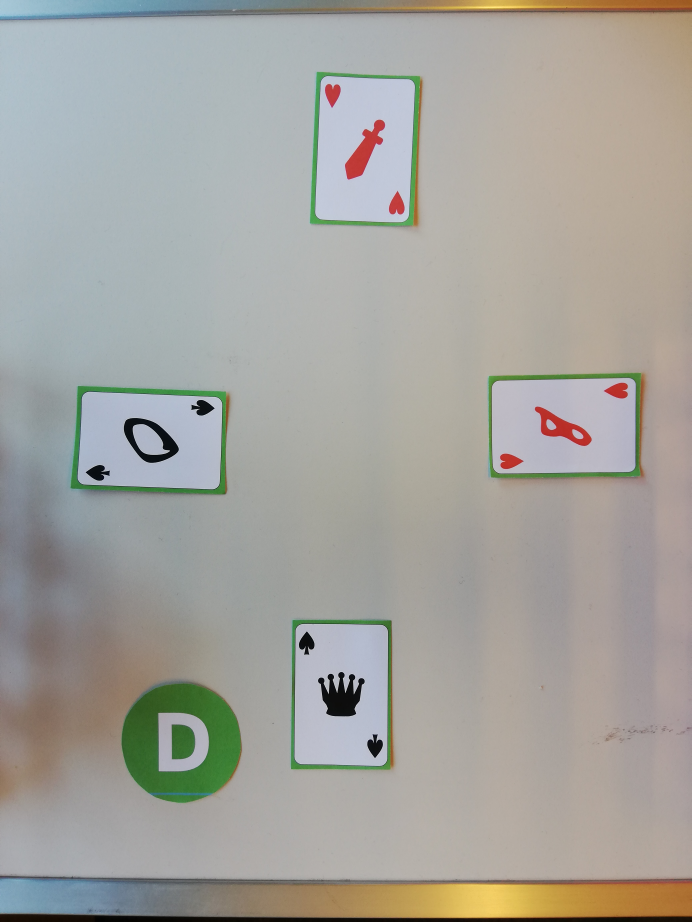
#> input picture Project/Alexander/train_games/game1/1.jpg, 3456 x 4608 px, given in place of 8.jpg, which was not available (shown at 1/5 size)
$ python test.py
#> lines starting #> are read from the running program, lines starting #| are printed output that depends on the picture; after the words box and inside, x2 and y2 are one past the last pixel; in counts of white or black regions, pixels touching at a corner belong together; pictures that were not available may be replaced by others from this repository, and a replacement may not be noted
### Project/functional.py
import numpy as np
import cv2
import matplotlib.pyplot as plt


def contour_finder(img):
    img=normalize(img[100:-300,:,:])
    #img_gray = cv2.cvtColor(img, cv2.COLOR_BGR2GRAY)
    img_gray=img[:,:,2]
    ksize=3
    ##sigma=0.3*((ksize-1)*0.5 - 1) + 0.8
    #filter=wiener_filter(img_gray,kernel=cv2.getGaussianKernel(ksize,sigma),K=10)
    filter = cv2.medianBlur(img_gray,5)
    #filter= cv2.bilateralFilter(img_gray,9,75,75)
    #plt.imshow(filter,cmap='gray')
    #plt.show()
    edges= cv2.Canny(filter,100,200)
    #plt.imshow(edges,cmap='gray')
    #plt.show()
    edges=highpass(edges.copy(),3)
    plt.imshow(edges,cmap='gray')
    plt.show()

    # find the contours from the thresholded image
    contours, _ = cv2.findContours(edges, cv2.RETR_EXTERNAL, cv2.CHAIN_APPROX_SIMPLE )
    contours = sorted(contours, key=cv2.contourArea,reverse=True)

    # draw all contours
    image_cont = cv2.drawContours(img.copy(), contours, -1, (255, 0, 0), 30)


    return img,contours, image_cont

def highpass(img, sigma):
    return img - cv2.GaussianBlur(img, (0,0), sigma)

def find_players(contours,img,game,pic):
    idx=0
    classes=[]
    cards=[]
    for cnt in contours[0:5]:
        idx+=1
        x, y, w, h = cv2.boundingRect(cnt)
        classes=img[y:y + h, x:x + w]
        cards.append(card( x, y, w, h))
        #plt.imshow(classes)
        #plt.show()
        #cv2.imwrite(str(idx) + '.png', classes)

    centers=cards[0].center()
    for crd in cards[1:-1]:
        centers=np.vstack((centers,crd.center()))

    idx_y_min=np.argmin(centers[:,1])
    idx_y_max=np.argmax(centers[:,1])
    idx_x_min=np.argmin(centers[:,0])
    idx_x_max=np.argmax(centers[:,0])

    cards[idx_y_max].player='Player 1'
    cards[idx_y_max].contour=contours[idx_y_max]
    cards[idx_x_max].player='Player 2'
    cards[idx_x_max].contour=contours[idx_x_max]
    cards[idx_y_min].player='Player 3'
    cards[idx_y_min].contour=contours[idx_y_min]
    cards[idx_x_min].player='Player 4'
    cards[idx_x_min].contour=contours[idx_x_min]
    cards[-1].player='Dealer'
    cards[-1].contour=contours[5]
    # [4 lines of commented-out code are left out]

    font = cv2.FONT_HERSHEY_SIMPLEX
    image=img.copy()
    Players=['Player 1', 'Player 2', 'Player 3','Player 4', 'Dealer']
    IDX=[idx_y_max,idx_x_max, idx_y_min, idx_x_min, -1]

    p=0
    for i in IDX:
        if p==0:
            loc_text=(cards[i].center()-[cards[i].w/2,500]).astype(int)
        elif p==1 or p==3 or p==2:
            loc_text=(cards[i].center()+[-cards[i].w/2,cards[i].h]).astype(int)
        elif p==4:
            loc_text=(cards[i].center()-[cards[i].w,400]).astype(int)

        cv2.putText(image,Players[p],tuple(loc_text), font, 5,(0,0,0),20)
        p+=1
        cv2.rectangle(image, (cards[i].x, cards[i].y),(cards[i].x+cards[i].w,cards[i].y+cards[i].h), (255,0,0), 50)

    plt.imshow(image)
    plt.title('Game{0} Pic {1}'.format(game,pic))
    plt.show()

    return cards


def normalize(arr):
    """
    Linear normalization
    http://en.wikipedia.org/wiki/Normalization_%28image_processing%29
    """
    arr = arr.astype('float')

    for i in range(3):
        minval = arr[...,i].min()
        maxval = arr[...,i].max()
        if minval != maxval:
            arr[...,i] -= minval
            arr[...,i] *= (255.0/(maxval-minval))
    return arr.astype('uint8')

# [9 lines left out: function wiener_filter, not called in this run]

class card:
    def __init__(self,x,y,w,h):
        self.x=x
        self.y=y
        self.w=w
        self.h=h
        self.player=None
        self.contour=None
        self.main_colour = None

    def center(self)-> np.array:
        center=np.array([self.x + self.w/2,self.y + self.h/2])
        return center

    def set_player(self,player:str):
        self.player=player


### Project/Alexander/test.py
import matplotlib.pyplot as plt
import matplotlib.image as mpimg
import numpy as np
import cv2
from functional import *
game,i=4,8 #3,1  4,8 5,3. 5,7 5,8 6,1 6,8
img=cv2.imread("train_games/game{0}/{1}.jpg".format(game,i))
#> img is the input picture: shape (4608, 3456, 3); mean B, G, R 157.5, 163.2, 164.5

img,contours, image_cont=contour_finder(img)
#> the loop in normalize, `for i in range(3):` made 3 passes
#> maxval on passes 1 to 3: 255, 253, 255
#> in contour_finder, `edges= cv2.Canny(filter,100,200)`:
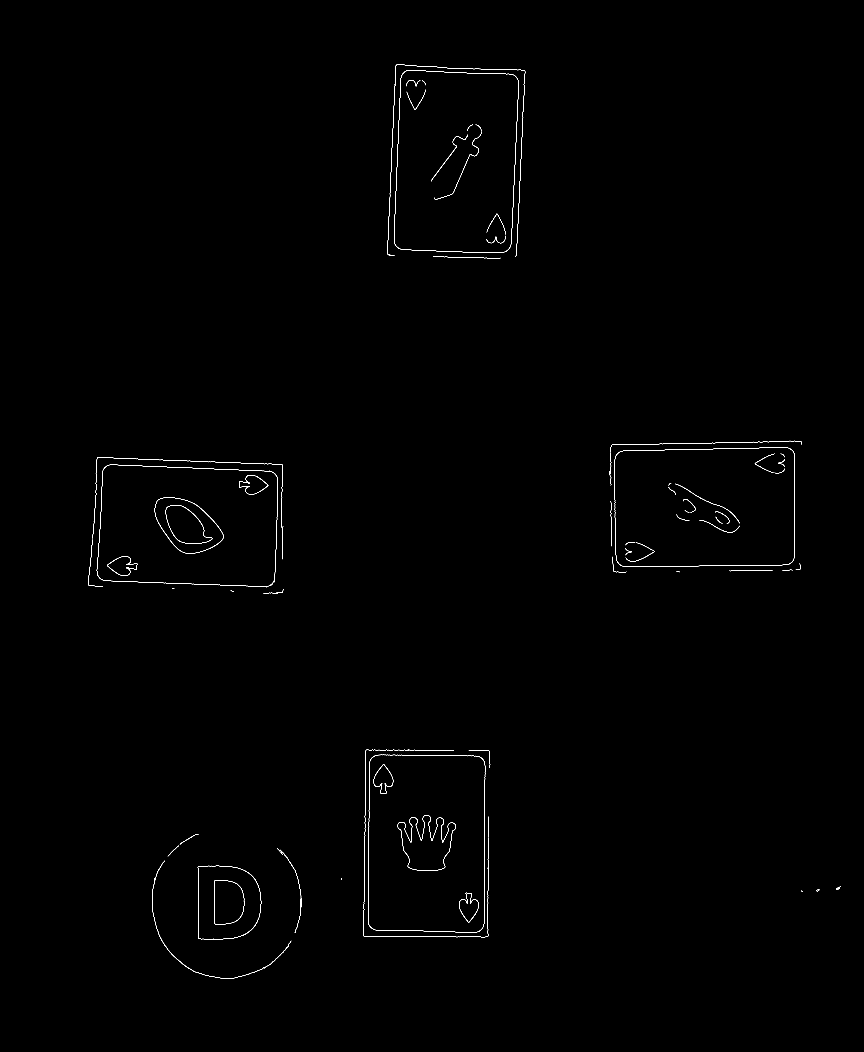
#> edges: shape (4208, 3456) (shown at 1/4 size); 0.2% white in thin lines or dots, all inside (x1, y1, x2, y2) = (352, 259, 3364, 3914)
#> in contour_finder, `contours, _ = cv2.findContours(edges, cv2.RETR_EXTERNAL, cv2.CHAIN_APP..`: contours = 20 contours; largest, box (x1, y1, x2, y2) and area: (1542, 251, 2109, 1033) 388464, (1446, 2990, 1962, 3757) 379554, (2430, 1756, 3214, 2297) 372357, (345, 1821, 1140, 2357) 371957, (784, 3455, 1053, 3766) 73459
#> in contour_finder, `image_cont = cv2.drawContours(img.copy(), contours, -1, (255, 0, 0), 30)`:
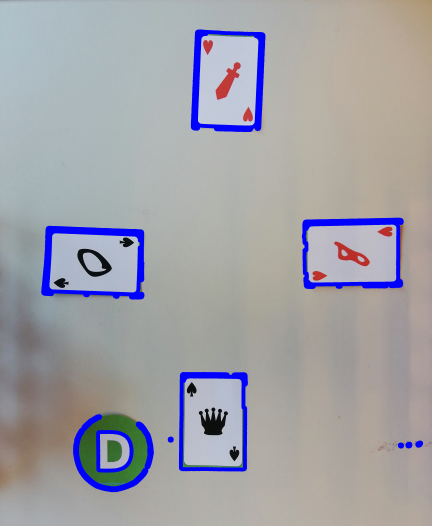
#> image_cont: shape (4208, 3456, 3) (shown at 1/8 size); mean of channels 0, 1, 2 166.8, 160.9, 161.3; drawn as B, G, R
plt.imshow(image_cont)
plt.show()
find_players(contours,img,game,i)
#> the loop in find_players, `for cnt in contours[0:5]:` made 5 passes
#> (x, y, w, h) on passes 1 to 5: (1542, 251, 567, 782), (1446, 2990, 516, 767), (2430, 1756, 784, 541), (345, 1821, 795, 536), (784, 3455, 269, 311)
#> pass 1, in find_players, `classes=img[y:y + h, x:x + w]`:
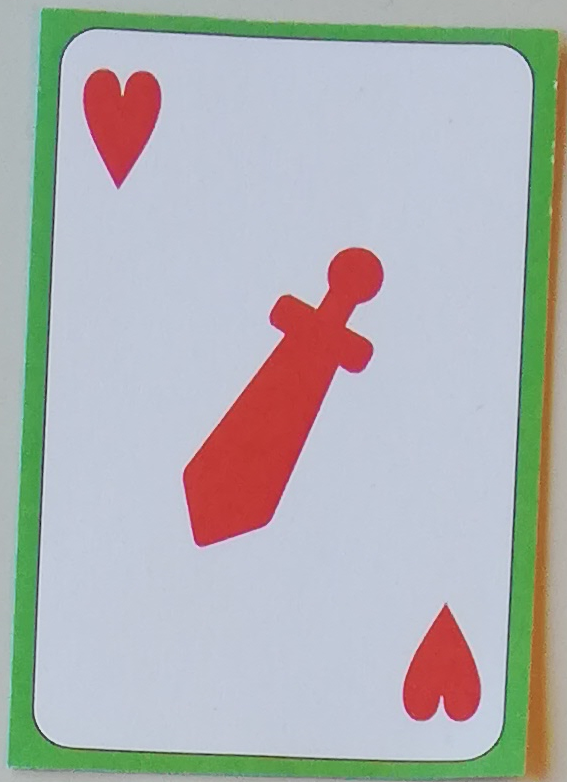
#> classes: shape (782, 567, 3); mean of channels 0, 1, 2 179, 178.7, 176.1; drawn as B, G, R
#> pass 3, in find_players, `classes=img[y:y + h, x:x + w]`:
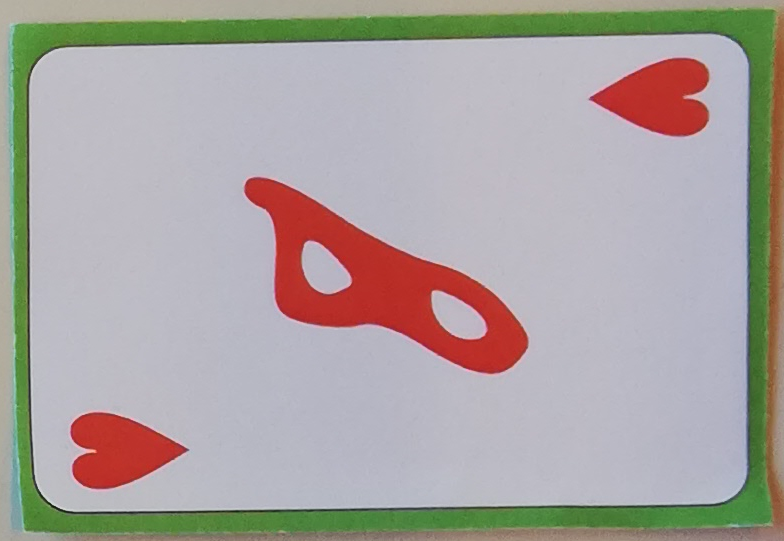
#> classes: shape (541, 784, 3); mean of channels 0, 1, 2 161, 163.8, 170.5; drawn as B, G, R
#> after the loop in find_players, `for cnt in contours[0:5]:`: cards = 5 items; idx = 5
#> in center, `center=np.array([self.x + self.w/2,self.y + self.h/2])`: center = [1825.5, 642]
#> the loop in find_players, `for crd in cards[1:-1]:` made 3 passes
#> centers on passes 1 to 2: [[1825.5, 642], [1704, 3373.5]], [[1825.5, 642], [1704, 3373.5], [2822, 2026.5]]
#> in find_players, `idx_y_min=np.argmin(centers[:,1])`: idx_y_min = 0
#> in find_players, `idx_y_max=np.argmax(centers[:,1])`: idx_y_max = 1
#> in find_players, `idx_x_min=np.argmin(centers[:,0])`: idx_x_min = 3
#> in find_players, `idx_x_max=np.argmax(centers[:,0])`: idx_x_max = 2
#> in find_players, `IDX=[idx_y_max,idx_x_max, idx_y_min, idx_x_min, -1]`: IDX = [1, 2, 0, 3, -1]
#> the loop in find_players, `for i in IDX:` made 5 passes
#> (i, loc_text) on passes 3, 5: (0, [1542, 1424]), (-1, [649, 3210])
#> after the loop in find_players, `for i in IDX:`:
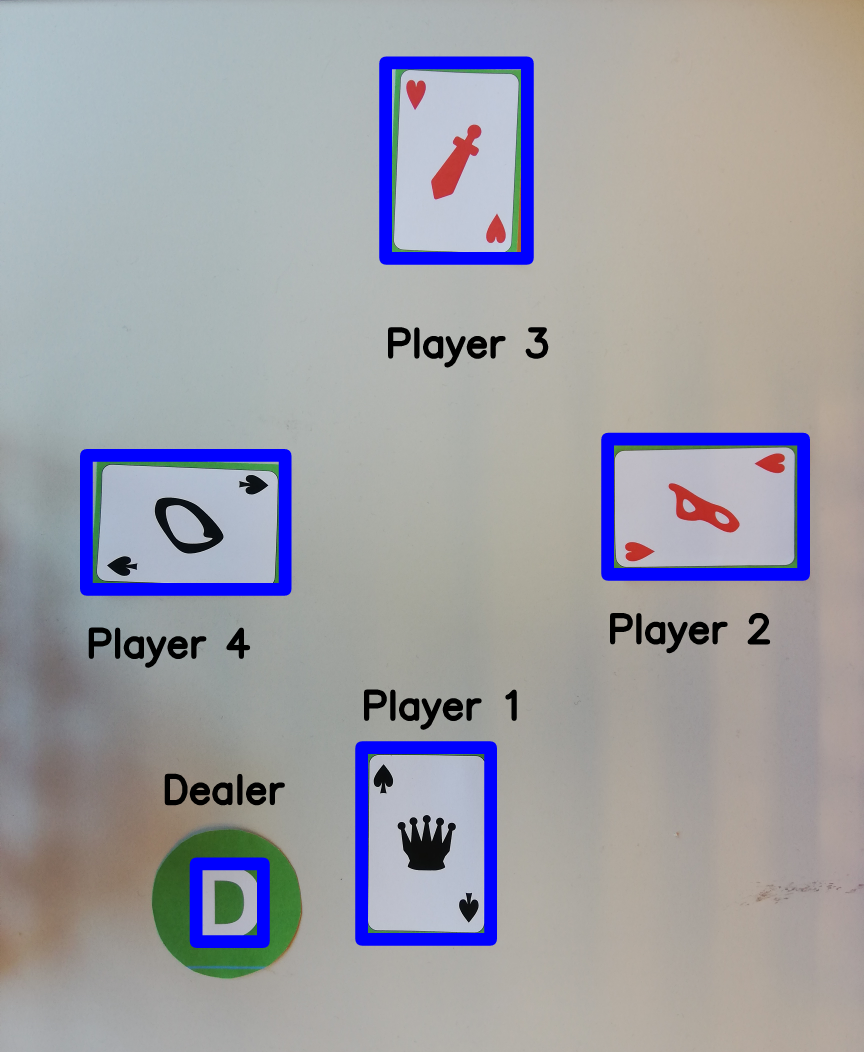
#> image: shape (4208, 3456, 3) (shown at 1/4 size); mean of channels 0, 1, 2 164.9, 158.7, 158.7; drawn as B, G, R
#> after the loop in find_players, `for i in IDX:`: p = 5
# show the image with the drawn contours

$ run again, on Project/Alexander/train_games/game2/10.jpg
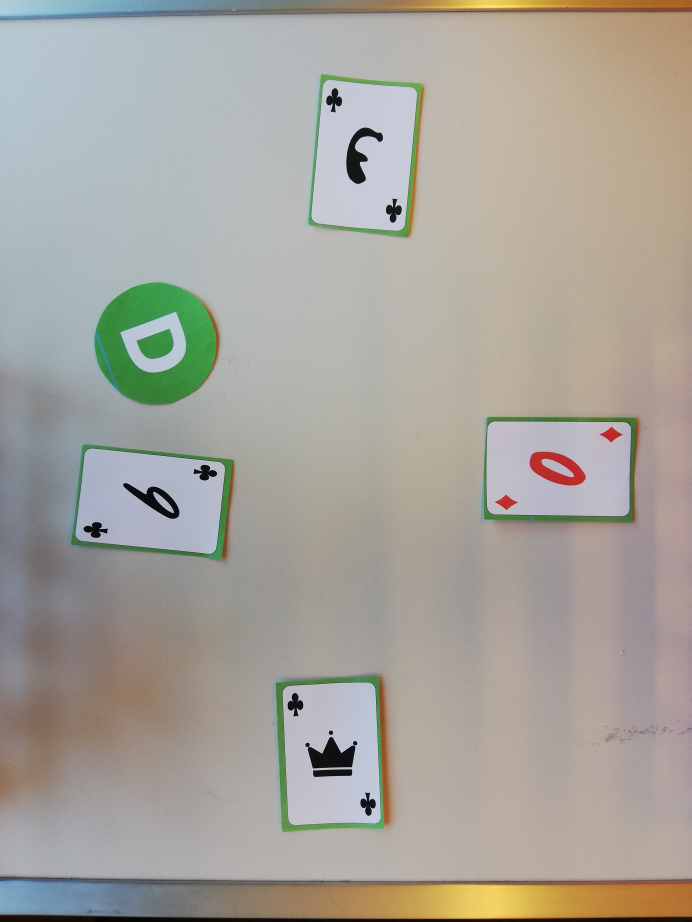
#> input picture Project/Alexander/train_games/game2/10.jpg, 3456 x 4608 px, given in place of 8.jpg, which was not available (shown at 1/5 size)
#> img is the input picture: shape (4608, 3456, 3); mean B, G, R 156.1, 163.9, 167.3
#> the loop in normalize, `for i in range(3):` made 3 passes
#> maxval on passes 1 to 3: 255, 255, 254
#> in contour_finder, `edges= cv2.Canny(filter,100,200)`:
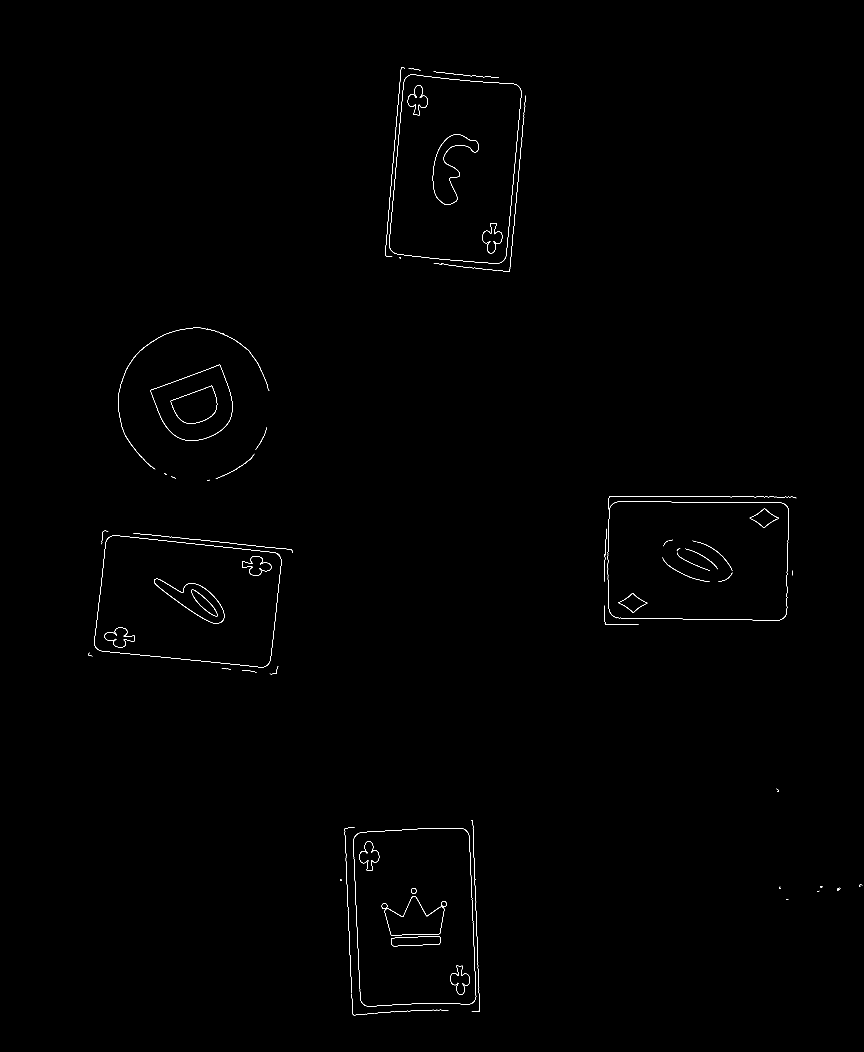
#> edges: shape (4208, 3456) (shown at 1/4 size); 0.19% white in thin lines or dots, all inside (x1, y1, x2, y2) = (354, 269, 3450, 4061)
#> in contour_finder, `contours, _ = cv2.findContours(edges, cv2.RETR_EXTERNAL, cv2.CHAIN_APP..`: contours = 25 contours; largest, box (x1, y1, x2, y2) and area: (1533, 262, 2111, 1095) 391436, (2410, 1976, 3192, 2508) 371472, (368, 2115, 1178, 2678) 358050, (1405, 3273, 1928, 4055) 353636, (594, 1451, 938, 1771) 76076
#> the loop in find_players, `for cnt in contours[0:5]:` made 5 passes
#> (x, y, w, h) on passes 1 to 5: (1533, 262, 578, 833), (2410, 1976, 782, 532), (368, 2115, 810, 563), (1405, 3273, 523, 782), (594, 1451, 344, 320)
#> after the loop in find_players, `for cnt in contours[0:5]:`: cards = 5 items; idx = 5
#> center = [1822, 678.5]
#> the loop in find_players, `for crd in cards[1:-1]:` made 3 passes
#> centers on passes 1 to 3: [[1822, 678.5], [2801, 2242]], [[1822, 678.5], [2801, 2242], [773, 2396.5]], [[1822, 678.5], [2801, 2242], [773, 2396.5], [1666.5, 3664]]
#> idx_y_min = 0
#> idx_y_max = 3
#> idx_x_min = 2
#> idx_x_max = 1
#> IDX = [3, 1, 0, 2, -1]
#> the loop in find_players, `for i in IDX:` made 5 passes
#> (i, loc_text) on passes 1, 3, 4, 5: (3, [1405, 3164]), (0, [1533, 1511]), (2, [368, 2959]), (-1, [422, 1211])
#> after the loop in find_players, `for i in IDX:`:
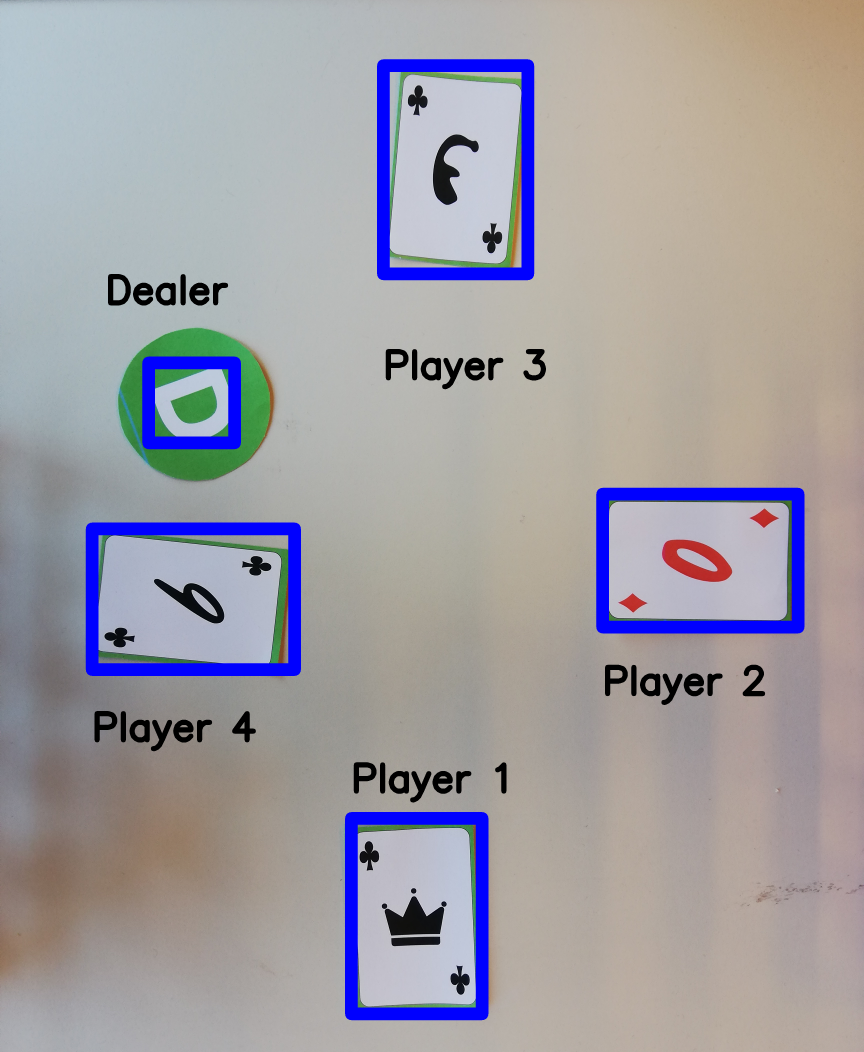
#> image: shape (4208, 3456, 3) (shown at 1/4 size); mean of channels 0, 1, 2 163.5, 158.1, 161.1; drawn as B, G, R
#> after the loop in find_players, `for i in IDX:`: p = 5
